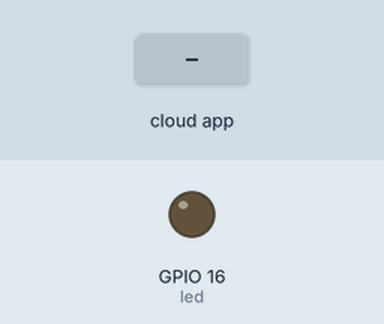
This sketch was run on a simulated ESP8266 (NodeMCU). On the bench: output pins drawn as LEDs (lit = HIGH). Inputs (shaded band) come from the test bench. WiFi joins after 1.5 s; servers stay silent unless stated; no MQTT or app messages arrive unless stated; what the sketch prints to the serial monitor is not drawn.

Above: at 2.7 s.
2.8 s: the phone or cloud app sets ldr to 1
At 3.4 s:
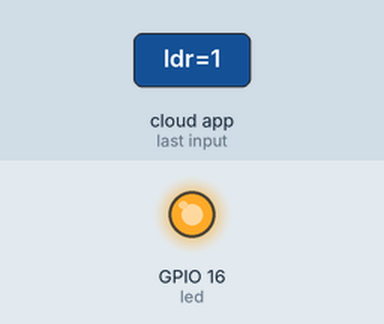
4.3 s: the phone or cloud app sets ldr to 0
At 4.8 s:
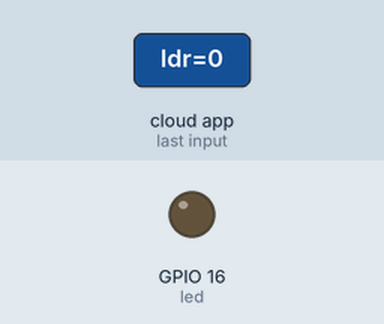
Timing chart, 0 to 7.3 s (numbered marks = the images above; inputs shaded):
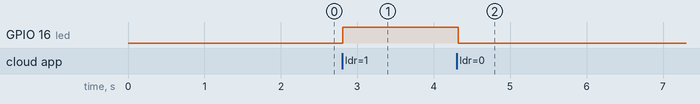

Measured:
- after the input at 2.8 s, GPIO 16 (led): LOW → HIGH at once
- after the input at 4.3 s, GPIO 16 (led): HIGH → LOW at once

The sketch:

googleassistant.ino
```cpp
#include<ESP8266WiFi.h>
#include "Adafruit_MQTT_Client.h"


#define wifi "###"
#define password "###"
#define server "io.adafruit.com"
#define port 1883
#define username "###"
#define key "###"
#define led 16

WiFiClient esp;


Adafruit_MQTT_Client mqtt(&esp,server,port,username,key);
Adafruit_MQTT_Subscribe feed = Adafruit_MQTT_Subscribe(&mqtt,username"/feeds/ldr");


void setup(){
  Serial.begin(115200);
  delay(10);
  Serial.println("Adafruit MQTT");
  Serial.println();
  Serial.println();
  Serial.print("Connecting to ");
  Serial.print(wifi);
  WiFi.begin(wifi,password);
  pinMode(led,OUTPUT);
  while(WiFi.status()!=WL_CONNECTED){
    delay(500);
    Serial.print(".");
  }
  Serial.println();
  Serial.println("WiFi connected");
  Serial.println("IP address: ");
  Serial.println(WiFi.localIP());

  mqtt.subscribe(&feed);
  Serial.println("connecting to MQTT");

  while(mqtt.connect()){
    delay(500);
    Serial.print(".");
  }
}

void loop(){

  while(mqtt.readSubscription(5000)){

    Serial.print("Got: ");
    Serial.print((char*)feed.lastread);
    int a=atoi((char*)feed.lastread);

    Serial.print(" ");
    Serial.println(a);
    if(a==0){
      digitalWrite(led,0);

    }
    else{
      digitalWrite(led,1);
    }
  }

}
```
